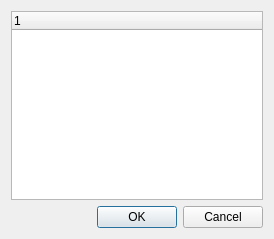
<?xml version="1.0" encoding="UTF-8"?>
<ui version="4.0">
 <class>Dialog</class>
 <widget class="QDialog" name="Dialog">
  <property name="geometry">
   <rect>
    <x>0</x>
    <y>0</y>
    <width>274</width>
    <height>239</height>
   </rect>
  </property>
  <property name="windowTitle">
   <string>Dialog</string>
  </property>
  <layout class="QVBoxLayout" name="verticalLayout">
   <item>
    <widget class="QTreeWidget" name="treeWidget">
     <column>
      <property name="text">
       <string notr="true">1</string>
      </property>
     </column>
    </widget>
   </item>
   <item>
    <widget class="QDialogButtonBox" name="buttonBox">
     <property name="orientation">
      <enum>Qt::Horizontal</enum>
     </property>
     <property name="standardButtons">
      <set>QDialogButtonBox::Cancel|QDialogButtonBox::Ok</set>
     </property>
    </widget>
   </item>
  </layout>
  <action name="action_add">
   <property name="text">
    <string>增加</string>
   </property>
  </action>
  <action name="action_delete">
   <property name="text">
    <string>删除</string>
   </property>
  </action>
 </widget>
 <resources/>
 <connections>
  <connection>
   <sender>buttonBox</sender>
   <signal>accepted()</signal>
   <receiver>Dialog</receiver>
   <slot>accept()</slot>
   <hints>
    <hint type="sourcelabel">
     <x>248</x>
     <y>254</y>
    </hint>
    <hint type="destinationlabel">
     <x>157</x>
     <y>274</y>
    </hint>
   </hints>
  </connection>
  <connection>
   <sender>buttonBox</sender>
   <signal>rejected()</signal>
   <receiver>Dialog</receiver>
   <slot>reject()</slot>
   <hints>
    <hint type="sourcelabel">
     <x>316</x>
     <y>260</y>
    </hint>
    <hint type="destinationlabel">
     <x>286</x>
     <y>274</y>
    </hint>
   </hints>
  </connection>
 </connections>
</ui>
